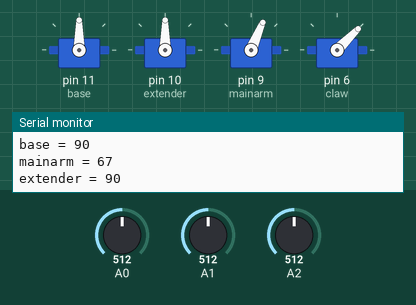
Bench run of a sketch on a simulated Arduino Uno, built with avr-gcc and run on an emulated ATmega328P. Parts: 4 × servo, the last lines printed to the serial monitor. Inputs (shaded band) come from the test bench; at power-on: A0 = 512, A1 = 512, A2 = 512.

Above: at 1.2 s.
1.3 s: A0 set to 62
At 1.78 s:
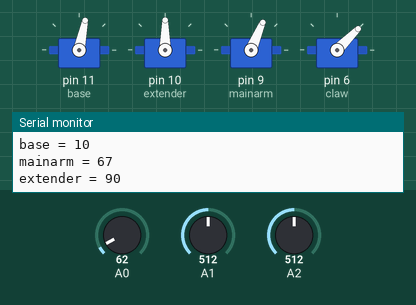
4.3 s: A0 set to 51
7.3 s: A1 set to 750
At 9.0 s:
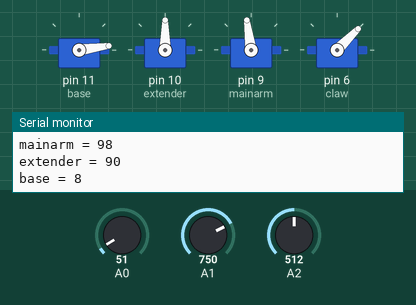
10.3 s: A1 set to 771
At 11.5 s:
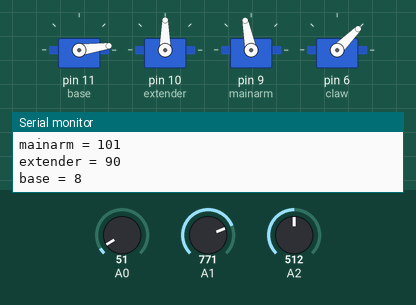
11.8 s: A2 set to 554
At 13.2 s:
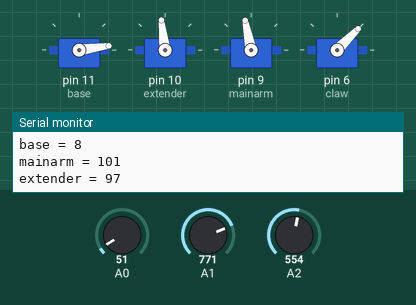
14.8 s: A2 set to 577
At 15.4 s:
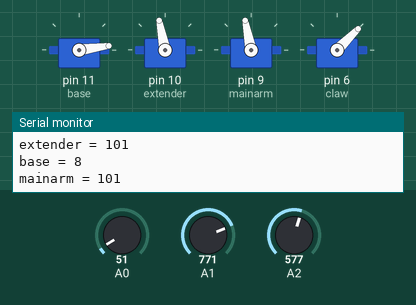
Timing chart, 0 to 17.3 s (numbered marks = the images above; inputs shaded):
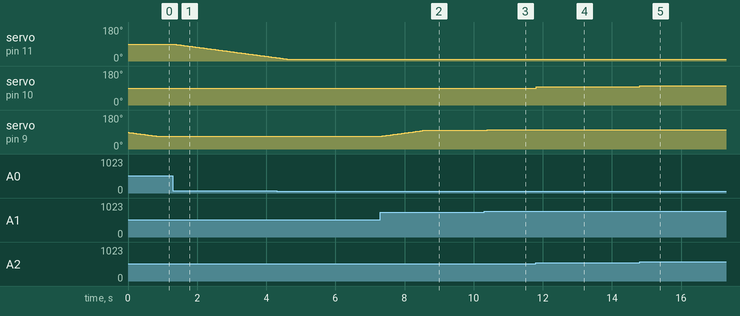

Measured:
- after the input at 1.3 s, servo on pin 11 (base): moves from 90° to 18° over 3.0 s, starting at once
- after the input at 7.3 s, servo on pin 9 (mainarm): moves from 67° to 98° over 1.2 s, starting at once
- after the input at 10.3 s, servo on pin 9 (mainarm): 98° → 101° at once
- after the input at 11.8 s, servo on pin 10 (extender): 90° → 97° at once
- after the input at 14.8 s, servo on pin 10 (extender): 97° → 101° at once

The sketch:

josephrobotarm.ino
```cpp
//leftmost potentiometer controls base motor
#include <Servo.h>

//declare motors
Servo base;
Servo mainarm;
Servo extender;
Servo claw;

//declare initial angles
int base_angle_act = 90;
int main_arm_act = 90;
int claw_angle_act = 45;

//Declare regular delay
int wait = 10;

void setup() {
  Serial.begin(9600);
  //turn on potentiometers
  pinMode(A0,INPUT);
  pinMode(A1,INPUT);
  pinMode(A2,INPUT);
  //attach motors
  base.attach(11);
  extender.attach(10);
  mainarm.attach(9);
  claw.attach(6);

  //Set motors to initial angles
  base.write(base_angle_act);
  mainarm.write(main_arm_act);
  claw.write(claw_angle_act);
}

void loop() {
  //Control for base motor
  int base_steer_angle = map(analogRead(A0),0,1023,0,180);
  if (base_steer_angle!=base_angle_act){
    base_angle_act = base_angle_act + abs(base_steer_angle-base_angle_act)/(base_steer_angle-base_angle_act);
    base.write(base_angle_act);
  }

  //Control for mainarm motor
  int main_steer_angle = map(analogRead(A1),0,1023,0,135);
  if (main_steer_angle!=main_arm_act){
    main_arm_act = main_arm_act + abs(main_steer_angle-main_arm_act)/(main_steer_angle-main_arm_act);
    mainarm.write(main_arm_act);
  }

  //Control for extender motor
  int extender_steer_angle = map(analogRead(A2),0,1023,0,180);
  extender.write(extender_steer_angle);

  Serial.print("base = ");
  Serial.println(base_steer_angle);
  Serial.print("mainarm = ");
  Serial.println(main_steer_angle);
  Serial.print("extender = ");
  Serial.println(extender_steer_angle);

  delay(wait);
}
```
